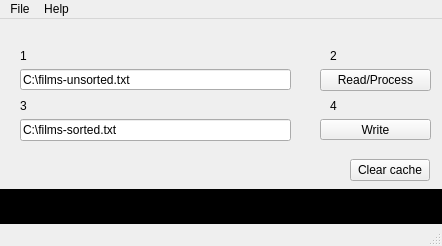
<?xml version="1.0" encoding="UTF-8"?>
<ui version="4.0">
 <class>MainWindow</class>
 <widget class="QMainWindow" name="MainWindow">
  <property name="geometry">
   <rect>
    <x>0</x>
    <y>0</y>
    <width>442</width>
    <height>246</height>
   </rect>
  </property>
  <property name="windowTitle">
   <string>MainWindow</string>
  </property>
  <widget class="QWidget" name="centralWidget">
   <widget class="QLineEdit" name="lineEdit">
    <property name="geometry">
     <rect>
      <x>20</x>
      <y>50</y>
      <width>271</width>
      <height>21</height>
     </rect>
    </property>
    <property name="text">
     <string>C:\films-unsorted.txt</string>
    </property>
   </widget>
   <widget class="QPushButton" name="pushButton_3">
    <property name="geometry">
     <rect>
      <x>320</x>
      <y>50</y>
      <width>111</width>
      <height>22</height>
     </rect>
    </property>
    <property name="text">
     <string>Read/Process</string>
    </property>
   </widget>
   <widget class="QLineEdit" name="lineEdit_2">
    <property name="geometry">
     <rect>
      <x>20</x>
      <y>100</y>
      <width>271</width>
      <height>22</height>
     </rect>
    </property>
    <property name="text">
     <string>C:\films-sorted.txt</string>
    </property>
   </widget>
   <widget class="QPushButton" name="pushButton_4">
    <property name="geometry">
     <rect>
      <x>320</x>
      <y>100</y>
      <width>111</width>
      <height>21</height>
     </rect>
    </property>
    <property name="text">
     <string>Write</string>
    </property>
   </widget>
   <widget class="QLabel" name="label">
    <property name="geometry">
     <rect>
      <x>0</x>
      <y>170</y>
      <width>481</width>
      <height>41</height>
     </rect>
    </property>
    <property name="styleSheet">
     <string notr="true">background-color: rgb(0, 0, 0);
color: rgb(186, 189, 182);</string>
    </property>
    <property name="text">
     <string/>
    </property>
   </widget>
   <widget class="QPushButton" name="pushButton">
    <property name="geometry">
     <rect>
      <x>350</x>
      <y>140</y>
      <width>80</width>
      <height>22</height>
     </rect>
    </property>
    <property name="text">
     <string>Clear cache</string>
    </property>
   </widget>
   <widget class="QLabel" name="label_2">
    <property name="geometry">
     <rect>
      <x>20</x>
      <y>30</y>
      <width>59</width>
      <height>14</height>
     </rect>
    </property>
    <property name="text">
     <string>1</string>
    </property>
   </widget>
   <widget class="QLabel" name="label_3">
    <property name="geometry">
     <rect>
      <x>330</x>
      <y>30</y>
      <width>59</width>
      <height>14</height>
     </rect>
    </property>
    <property name="text">
     <string>2</string>
    </property>
   </widget>
   <widget class="QLabel" name="label_4">
    <property name="geometry">
     <rect>
      <x>20</x>
      <y>80</y>
      <width>59</width>
      <height>14</height>
     </rect>
    </property>
    <property name="text">
     <string>3</string>
    </property>
   </widget>
   <widget class="QLabel" name="label_5">
    <property name="geometry">
     <rect>
      <x>330</x>
      <y>80</y>
      <width>59</width>
      <height>14</height>
     </rect>
    </property>
    <property name="text">
     <string>4</string>
    </property>
   </widget>
  </widget>
  <widget class="QMenuBar" name="menuBar">
   <property name="geometry">
    <rect>
     <x>0</x>
     <y>0</y>
     <width>442</width>
     <height>19</height>
    </rect>
   </property>
   <widget class="QMenu" name="menuFilmsort_v1_0">
    <property name="title">
     <string>File</string>
    </property>
    <addaction name="separator"/>
    <addaction name="actionQuit"/>
   </widget>
   <widget class="QMenu" name="menuHelp">
    <property name="title">
     <string>Help</string>
    </property>
    <addaction name="actionAbout"/>
   </widget>
   <addaction name="menuFilmsort_v1_0"/>
   <addaction name="menuHelp"/>
  </widget>
  <widget class="QStatusBar" name="statusBar"/>
  <action name="actionQuit">
   <property name="checkable">
    <bool>false</bool>
   </property>
   <property name="text">
    <string>Quit</string>
   </property>
  </action>
  <action name="actionAbout">
   <property name="text">
    <string>About</string>
   </property>
  </action>
 </widget>
 <layoutdefault spacing="6" margin="11"/>
 <resources/>
 <connections>
  <connection>
   <sender>lineEdit</sender>
   <signal>textChanged(QString)</signal>
   <receiver>MainWindow</receiver>
   <slot>slot2(QString)</slot>
   <hints>
    <hint type="sourcelabel">
     <x>212</x>
     <y>89</y>
    </hint>
    <hint type="destinationlabel">
     <x>305</x>
     <y>70</y>
    </hint>
   </hints>
  </connection>
  <connection>
   <sender>pushButton_3</sender>
   <signal>clicked()</signal>
   <receiver>MainWindow</receiver>
   <slot>slot3()</slot>
   <hints>
    <hint type="sourcelabel">
     <x>398</x>
     <y>81</y>
    </hint>
    <hint type="destinationlabel">
     <x>441</x>
     <y>64</y>
    </hint>
   </hints>
  </connection>
  <connection>
   <sender>actionQuit</sender>
   <signal>triggered()</signal>
   <receiver>MainWindow</receiver>
   <slot>close()</slot>
   <hints>
    <hint type="sourcelabel">
     <x>-1</x>
     <y>-1</y>
    </hint>
    <hint type="destinationlabel">
     <x>237</x>
     <y>115</y>
    </hint>
   </hints>
  </connection>
  <connection>
   <sender>actionAbout</sender>
   <signal>triggered()</signal>
   <receiver>MainWindow</receiver>
   <slot>slot1()</slot>
   <hints>
    <hint type="sourcelabel">
     <x>-1</x>
     <y>-1</y>
    </hint>
    <hint type="destinationlabel">
     <x>237</x>
     <y>115</y>
    </hint>
   </hints>
  </connection>
  <connection>
   <sender>lineEdit_2</sender>
   <signal>textChanged(QString)</signal>
   <receiver>MainWindow</receiver>
   <slot>slot4(QString)</slot>
   <hints>
    <hint type="sourcelabel">
     <x>185</x>
     <y>125</y>
    </hint>
    <hint type="destinationlabel">
     <x>305</x>
     <y>108</y>
    </hint>
   </hints>
  </connection>
  <connection>
   <sender>pushButton_4</sender>
   <signal>clicked()</signal>
   <receiver>MainWindow</receiver>
   <slot>slot5()</slot>
   <hints>
    <hint type="sourcelabel">
     <x>409</x>
     <y>127</y>
    </hint>
    <hint type="destinationlabel">
     <x>364</x>
     <y>156</y>
    </hint>
   </hints>
  </connection>
  <connection>
   <sender>pushButton</sender>
   <signal>clicked()</signal>
   <receiver>MainWindow</receiver>
   <slot>slot6()</slot>
   <hints>
    <hint type="sourcelabel">
     <x>415</x>
     <y>206</y>
    </hint>
    <hint type="destinationlabel">
     <x>341</x>
     <y>187</y>
    </hint>
   </hints>
  </connection>
 </connections>
 <slots>
  <slot>slot1()</slot>
  <slot>slot2(QString)</slot>
  <slot>slot3()</slot>
  <slot>slot4(QString)</slot>
  <slot>slot5()</slot>
  <slot>slot6()</slot>
 </slots>
</ui>
